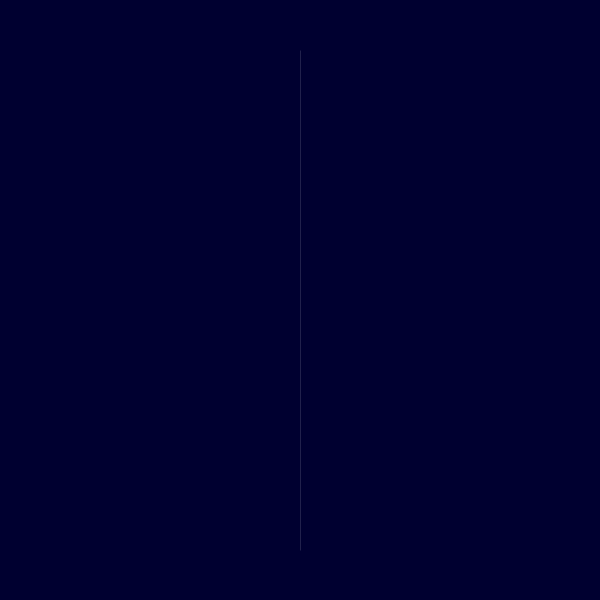
Frame 1 (no input)
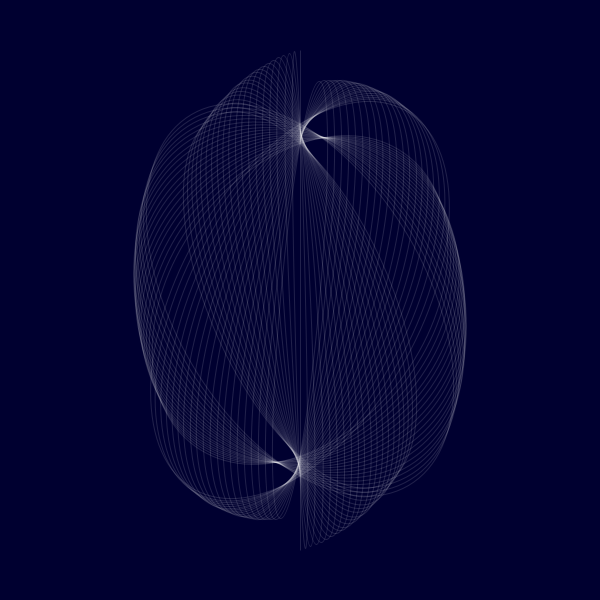
Frame 60 (the mouse pressed at the canvas centre just before this capture)
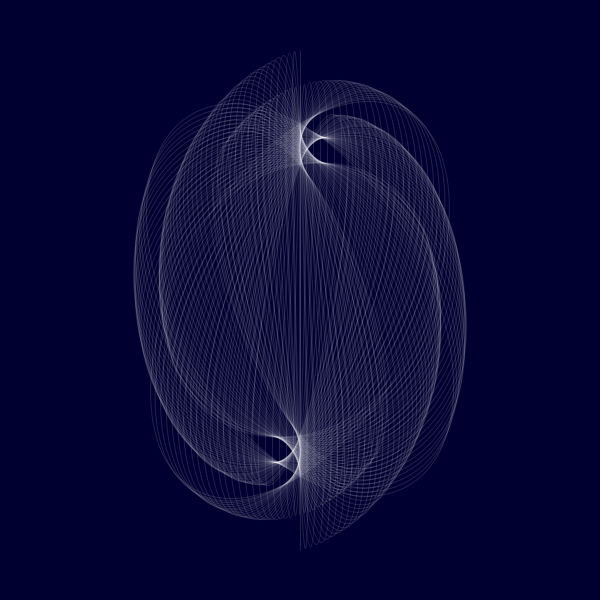
Frame 120 (the mouse held since frame 60 and released just before this capture)

The Processing sketch that drew these frames (run headless with seeded random() and noise(); from frame 60 on, the mouse is pressed at the canvas centre):

// Processing sketch: processing_167458
// ── processing_167458.pde




float x, y;
float angle = 0;
float r = 500;
float d =1;


void setup() {
  size(600, 600);
 


  background(0, 0, 48);
}


void draw() {

  x= r * sin(angle);
  y= r * cos(angle);


  
  strokeWeight(1);
  
  
  
  stroke(255, 33);
  noFill();
  translate(width/2, height/2);
  rotate(angle);
  
  ellipse(0, 0, x, y);


  angle += 100;
  r = r - d;

  if (r == 0 || r == 500) {
    d = d * -1;
  }




}
